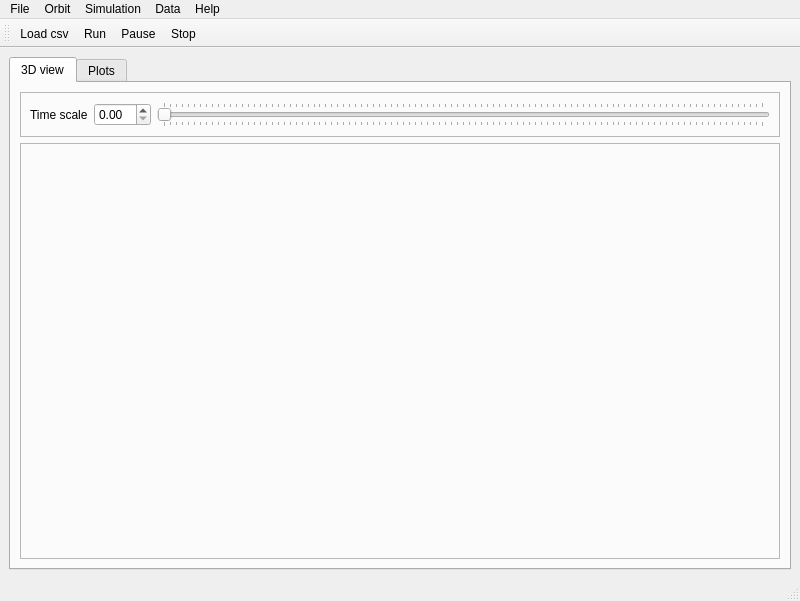
<?xml version="1.0" encoding="UTF-8"?>
<ui version="4.0">
 <class>MainWindow</class>
 <widget class="QMainWindow" name="MainWindow">
  <property name="geometry">
   <rect>
    <x>0</x>
    <y>0</y>
    <width>800</width>
    <height>601</height>
   </rect>
  </property>
  <property name="windowTitle">
   <string>Spacecraft Simulator Viewer</string>
  </property>
  <widget class="QWidget" name="centralwidget">
   <layout class="QVBoxLayout" name="verticalLayout">
    <item>
     <widget class="QTabWidget" name="tabWidget">
      <property name="currentIndex">
       <number>0</number>
      </property>
      <widget class="QWidget" name="view_tab">
       <attribute name="title">
        <string>3D view</string>
       </attribute>
       <layout class="QVBoxLayout" name="verticalLayout_2">
        <item>
         <widget class="QFrame" name="controls_frame">
          <property name="sizePolicy">
           <sizepolicy hsizetype="Preferred" vsizetype="Preferred">
            <horstretch>0</horstretch>
            <verstretch>0</verstretch>
           </sizepolicy>
          </property>
          <property name="frameShape">
           <enum>QFrame::StyledPanel</enum>
          </property>
          <property name="frameShadow">
           <enum>QFrame::Raised</enum>
          </property>
          <layout class="QHBoxLayout" name="horizontalLayout_2">
           <item>
            <widget class="QLabel" name="control_label">
             <property name="text">
              <string>Time scale</string>
             </property>
            </widget>
           </item>
           <item>
            <widget class="QDoubleSpinBox" name="control_spinbox"/>
           </item>
           <item>
            <widget class="QSlider" name="control_slider">
             <property name="maximum">
              <number>100</number>
             </property>
             <property name="orientation">
              <enum>Qt::Horizontal</enum>
             </property>
             <property name="tickPosition">
              <enum>QSlider::TicksBothSides</enum>
             </property>
            </widget>
           </item>
          </layout>
         </widget>
        </item>
        <item>
         <layout class="QHBoxLayout" name="horizontalLayout">
          <property name="sizeConstraint">
           <enum>QLayout::SetDefaultConstraint</enum>
          </property>
          <item>
           <widget class="QFrame" name="view_frame">
            <property name="sizePolicy">
             <sizepolicy hsizetype="Preferred" vsizetype="Expanding">
              <horstretch>0</horstretch>
              <verstretch>0</verstretch>
             </sizepolicy>
            </property>
            <property name="frameShape">
             <enum>QFrame::StyledPanel</enum>
            </property>
            <property name="frameShadow">
             <enum>QFrame::Raised</enum>
            </property>
           </widget>
          </item>
         </layout>
        </item>
       </layout>
      </widget>
      <widget class="QWidget" name="plots_tab">
       <attribute name="title">
        <string>Plots</string>
       </attribute>
       <layout class="QVBoxLayout" name="verticalLayout_3">
        <item>
         <widget class="QFrame" name="frame_4">
          <property name="frameShape">
           <enum>QFrame::StyledPanel</enum>
          </property>
          <property name="frameShadow">
           <enum>QFrame::Raised</enum>
          </property>
         </widget>
        </item>
       </layout>
      </widget>
     </widget>
    </item>
   </layout>
  </widget>
  <widget class="QMenuBar" name="menubar">
   <property name="geometry">
    <rect>
     <x>0</x>
     <y>0</y>
     <width>800</width>
     <height>35</height>
    </rect>
   </property>
   <widget class="QMenu" name="menuFile">
    <property name="title">
     <string>File</string>
    </property>
    <addaction name="actionLoadCsv"/>
    <addaction name="actionExit"/>
   </widget>
   <widget class="QMenu" name="menuOrbit">
    <property name="title">
     <string>Orbit</string>
    </property>
   </widget>
   <widget class="QMenu" name="menuSimulation">
    <property name="title">
     <string>Simulation</string>
    </property>
    <addaction name="actionRun"/>
    <addaction name="actionPause"/>
    <addaction name="actionStop"/>
   </widget>
   <widget class="QMenu" name="menuData">
    <property name="title">
     <string>Data</string>
    </property>
    <addaction name="actionGeneratePlot"/>
   </widget>
   <widget class="QMenu" name="menuHelp">
    <property name="title">
     <string>Help</string>
    </property>
    <addaction name="actionAbout"/>
   </widget>
   <addaction name="menuFile"/>
   <addaction name="menuOrbit"/>
   <addaction name="menuSimulation"/>
   <addaction name="menuData"/>
   <addaction name="menuHelp"/>
  </widget>
  <widget class="QStatusBar" name="statusbar"/>
  <widget class="QToolBar" name="toolBar">
   <property name="windowTitle">
    <string>toolBar</string>
   </property>
   <attribute name="toolBarArea">
    <enum>TopToolBarArea</enum>
   </attribute>
   <attribute name="toolBarBreak">
    <bool>false</bool>
   </attribute>
   <addaction name="actionLoadCsv"/>
   <addaction name="actionRun"/>
   <addaction name="actionPause"/>
   <addaction name="actionStop"/>
  </widget>
  <action name="actionLoadCsv">
   <property name="icon">
    <iconset theme="document-open">
     <normaloff/>
    </iconset>
   </property>
   <property name="text">
    <string>Load csv</string>
   </property>
  </action>
  <action name="actionExit">
   <property name="icon">
    <iconset theme="application-exit">
     <normaloff/>
    </iconset>
   </property>
   <property name="text">
    <string>Exit</string>
   </property>
  </action>
  <action name="actionRun">
   <property name="icon">
    <iconset theme="media-playback-start">
     <normaloff/>
    </iconset>
   </property>
   <property name="text">
    <string>Run</string>
   </property>
  </action>
  <action name="actionPause">
   <property name="icon">
    <iconset theme="media-playback-pause">
     <normaloff/>
    </iconset>
   </property>
   <property name="text">
    <string>Pause</string>
   </property>
  </action>
  <action name="actionStop">
   <property name="icon">
    <iconset theme="media-playback-stop">
     <normaloff/>
    </iconset>
   </property>
   <property name="text">
    <string>Stop</string>
   </property>
  </action>
  <action name="actionGeneratePlot">
   <property name="icon">
    <iconset theme="go-bottom">
     <normaloff/>
    </iconset>
   </property>
   <property name="text">
    <string>Generate plot</string>
   </property>
  </action>
  <action name="actionAbout">
   <property name="icon">
    <iconset theme="help-about">
     <normaloff/>
    </iconset>
   </property>
   <property name="text">
    <string>About</string>
   </property>
  </action>
 </widget>
 <resources/>
 <connections>
  <connection>
   <sender>actionExit</sender>
   <signal>triggered()</signal>
   <receiver>MainWindow</receiver>
   <slot>close()</slot>
   <hints>
    <hint type="sourcelabel">
     <x>-1</x>
     <y>-1</y>
    </hint>
    <hint type="destinationlabel">
     <x>399</x>
     <y>299</y>
    </hint>
   </hints>
  </connection>
 </connections>
</ui>
